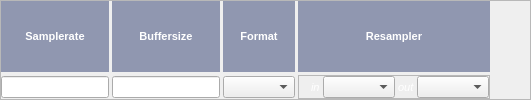
       <widget class="QFrame" name="frame_12">
        <property name="frameShape">
         <enum>QFrame::StyledPanel</enum>
        </property>
        <property name="frameShadow">
         <enum>QFrame::Raised</enum>
        </property>
        <layout class="QGridLayout" name="gridLayout_16" rowstretch="10,0" columnstretch="2,0,0,0,0">
         <property name="leftMargin">
          <number>0</number>
         </property>
         <property name="topMargin">
          <number>0</number>
         </property>
         <property name="rightMargin">
          <number>0</number>
         </property>
         <property name="bottomMargin">
          <number>0</number>
         </property>
         <property name="spacing">
          <number>3</number>
         </property>
         <item row="0" column="2">
          <widget class="QLabel" name="label_9">
           <property name="palette">
            <palette>
             <active>
              <colorrole role="WindowText">
               <brush brushstyle="SolidPattern">
                <color alpha="255">
                 <red>255</red>
                 <green>255</green>
                 <blue>255</blue>
                </color>
               </brush>
              </colorrole>
              <colorrole role="Base">
               <brush brushstyle="SolidPattern">
                <color alpha="255">
                 <red>255</red>
                 <green>255</green>
                 <blue>255</blue>
                </color>
               </brush>
              </colorrole>
              <colorrole role="Window">
               <brush brushstyle="SolidPattern">
                <color alpha="255">
                 <red>144</red>
                 <green>151</green>
                 <blue>176</blue>
                </color>
               </brush>
              </colorrole>
             </active>
             <inactive>
              <colorrole role="WindowText">
               <brush brushstyle="SolidPattern">
                <color alpha="255">
                 <red>255</red>
                 <green>255</green>
                 <blue>255</blue>
                </color>
               </brush>
              </colorrole>
              <colorrole role="Base">
               <brush brushstyle="SolidPattern">
                <color alpha="255">
                 <red>255</red>
                 <green>255</green>
                 <blue>255</blue>
                </color>
               </brush>
              </colorrole>
              <colorrole role="Window">
               <brush brushstyle="SolidPattern">
                <color alpha="255">
                 <red>144</red>
                 <green>151</green>
                 <blue>176</blue>
                </color>
               </brush>
              </colorrole>
             </inactive>
             <disabled>
              <colorrole role="WindowText">
               <brush brushstyle="SolidPattern">
                <color alpha="255">
                 <red>120</red>
                 <green>120</green>
                 <blue>120</blue>
                </color>
               </brush>
              </colorrole>
              <colorrole role="Base">
               <brush brushstyle="SolidPattern">
                <color alpha="255">
                 <red>144</red>
                 <green>151</green>
                 <blue>176</blue>
                </color>
               </brush>
              </colorrole>
              <colorrole role="Window">
               <brush brushstyle="SolidPattern">
                <color alpha="255">
                 <red>144</red>
                 <green>151</green>
                 <blue>176</blue>
                </color>
               </brush>
              </colorrole>
             </disabled>
            </palette>
           </property>
           <property name="font">
            <font>
             <pointsize>8</pointsize>
             <weight>75</weight>
             <bold>true</bold>
            </font>
           </property>
           <property name="autoFillBackground">
            <bool>true</bool>
           </property>
           <property name="text">
            <string>Format</string>
           </property>
           <property name="alignment">
            <set>Qt::AlignCenter</set>
           </property>
          </widget>
         </item>
         <item row="0" column="0">
          <widget class="QLabel" name="label_7">
           <property name="palette">
            <palette>
             <active>
              <colorrole role="WindowText">
               <brush brushstyle="SolidPattern">
                <color alpha="255">
                 <red>255</red>
                 <green>255</green>
                 <blue>255</blue>
                </color>
               </brush>
              </colorrole>
              <colorrole role="Base">
               <brush brushstyle="SolidPattern">
                <color alpha="255">
                 <red>255</red>
                 <green>255</green>
                 <blue>255</blue>
                </color>
               </brush>
              </colorrole>
              <colorrole role="Window">
               <brush brushstyle="SolidPattern">
                <color alpha="255">
                 <red>144</red>
                 <green>151</green>
                 <blue>176</blue>
                </color>
               </brush>
              </colorrole>
             </active>
             <inactive>
              <colorrole role="WindowText">
               <brush brushstyle="SolidPattern">
                <color alpha="255">
                 <red>255</red>
                 <green>255</green>
                 <blue>255</blue>
                </color>
               </brush>
              </colorrole>
              <colorrole role="Base">
               <brush brushstyle="SolidPattern">
                <color alpha="255">
                 <red>255</red>
                 <green>255</green>
                 <blue>255</blue>
                </color>
               </brush>
              </colorrole>
              <colorrole role="Window">
               <brush brushstyle="SolidPattern">
                <color alpha="255">
                 <red>144</red>
                 <green>151</green>
                 <blue>176</blue>
                </color>
               </brush>
              </colorrole>
             </inactive>
             <disabled>
              <colorrole role="WindowText">
               <brush brushstyle="SolidPattern">
                <color alpha="255">
                 <red>120</red>
                 <green>120</green>
                 <blue>120</blue>
                </color>
               </brush>
              </colorrole>
              <colorrole role="Base">
               <brush brushstyle="SolidPattern">
                <color alpha="255">
                 <red>144</red>
                 <green>151</green>
                 <blue>176</blue>
                </color>
               </brush>
              </colorrole>
              <colorrole role="Window">
               <brush brushstyle="SolidPattern">
                <color alpha="255">
                 <red>144</red>
                 <green>151</green>
                 <blue>176</blue>
                </color>
               </brush>
              </colorrole>
             </disabled>
            </palette>
           </property>
           <property name="font">
            <font>
             <pointsize>8</pointsize>
             <weight>75</weight>
             <bold>true</bold>
            </font>
           </property>
           <property name="autoFillBackground">
            <bool>true</bool>
           </property>
           <property name="text">
            <string>Samplerate</string>
           </property>
           <property name="alignment">
            <set>Qt::AlignCenter</set>
           </property>
          </widget>
         </item>
         <item row="0" column="3">
          <widget class="QLabel" name="label_23">
           <property name="palette">
            <palette>
             <active>
              <colorrole role="WindowText">
               <brush brushstyle="SolidPattern">
                <color alpha="255">
                 <red>255</red>
                 <green>255</green>
                 <blue>255</blue>
                </color>
               </brush>
              </colorrole>
              <colorrole role="Base">
               <brush brushstyle="SolidPattern">
                <color alpha="255">
                 <red>255</red>
                 <green>255</green>
                 <blue>255</blue>
                </color>
               </brush>
              </colorrole>
              <colorrole role="Window">
               <brush brushstyle="SolidPattern">
                <color alpha="255">
                 <red>144</red>
                 <green>151</green>
                 <blue>176</blue>
                </color>
               </brush>
              </colorrole>
             </active>
             <inactive>
              <colorrole role="WindowText">
               <brush brushstyle="SolidPattern">
                <color alpha="255">
                 <red>255</red>
                 <green>255</green>
                 <blue>255</blue>
                </color>
               </brush>
              </colorrole>
              <colorrole role="Base">
               <brush brushstyle="SolidPattern">
                <color alpha="255">
                 <red>255</red>
                 <green>255</green>
                 <blue>255</blue>
                </color>
               </brush>
              </colorrole>
              <colorrole role="Window">
               <brush brushstyle="SolidPattern">
                <color alpha="255">
                 <red>144</red>
                 <green>151</green>
                 <blue>176</blue>
                </color>
               </brush>
              </colorrole>
             </inactive>
             <disabled>
              <colorrole role="WindowText">
               <brush brushstyle="SolidPattern">
                <color alpha="255">
                 <red>120</red>
                 <green>120</green>
                 <blue>120</blue>
                </color>
               </brush>
              </colorrole>
              <colorrole role="Base">
               <brush brushstyle="SolidPattern">
                <color alpha="255">
                 <red>144</red>
                 <green>151</green>
                 <blue>176</blue>
                </color>
               </brush>
              </colorrole>
              <colorrole role="Window">
               <brush brushstyle="SolidPattern">
                <color alpha="255">
                 <red>144</red>
                 <green>151</green>
                 <blue>176</blue>
                </color>
               </brush>
              </colorrole>
             </disabled>
            </palette>
           </property>
           <property name="font">
            <font>
             <pointsize>8</pointsize>
             <weight>75</weight>
             <bold>true</bold>
            </font>
           </property>
           <property name="autoFillBackground">
            <bool>true</bool>
           </property>
           <property name="text">
            <string>Resampler</string>
           </property>
           <property name="alignment">
            <set>Qt::AlignCenter</set>
           </property>
          </widget>
         </item>
         <item row="1" column="0">
          <widget class="QStackedWidget" name="stackedWidget_rate_st">
           <property name="currentIndex">
            <number>1</number>
           </property>
           <widget class="QWidget" name="page">
            <layout class="QGridLayout" name="gridLayout_2">
             <property name="leftMargin">
              <number>0</number>
             </property>
             <property name="topMargin">
              <number>0</number>
             </property>
             <property name="rightMargin">
              <number>0</number>
             </property>
             <property name="bottomMargin">
              <number>0</number>
             </property>
             <item row="0" column="0">
              <widget class="QComboBox" name="comboBox_srates">
               <property name="font">
                <font>
                 <pointsize>8</pointsize>
                </font>
               </property>
              </widget>
             </item>
            </layout>
           </widget>
           <widget class="QWidget" name="page_2">
            <layout class="QGridLayout" name="gridLayout_3">
             <property name="leftMargin">
              <number>0</number>
             </property>
             <property name="topMargin">
              <number>0</number>
             </property>
             <property name="rightMargin">
              <number>0</number>
             </property>
             <property name="bottomMargin">
              <number>0</number>
             </property>
             <item row="0" column="0">
              <widget class="QLineEdit" name="lineEdit_srates">
               <property name="font">
                <font>
                 <pointsize>8</pointsize>
                </font>
               </property>
              </widget>
             </item>
            </layout>
           </widget>
          </widget>
         </item>
         <item row="0" column="1">
          <widget class="QLabel" name="label_8">
           <property name="palette">
            <palette>
             <active>
              <colorrole role="WindowText">
               <brush brushstyle="SolidPattern">
                <color alpha="255">
                 <red>255</red>
                 <green>255</green>
                 <blue>255</blue>
                </color>
               </brush>
              </colorrole>
              <colorrole role="Base">
               <brush brushstyle="SolidPattern">
                <color alpha="255">
                 <red>255</red>
                 <green>255</green>
                 <blue>255</blue>
                </color>
               </brush>
              </colorrole>
              <colorrole role="Window">
               <brush brushstyle="SolidPattern">
                <color alpha="255">
                 <red>144</red>
                 <green>151</green>
                 <blue>176</blue>
                </color>
               </brush>
              </colorrole>
             </active>
             <inactive>
              <colorrole role="WindowText">
               <brush brushstyle="SolidPattern">
                <color alpha="255">
                 <red>255</red>
                 <green>255</green>
                 <blue>255</blue>
                </color>
               </brush>
              </colorrole>
              <colorrole role="Base">
               <brush brushstyle="SolidPattern">
                <color alpha="255">
                 <red>255</red>
                 <green>255</green>
                 <blue>255</blue>
                </color>
               </brush>
              </colorrole>
              <colorrole role="Window">
               <brush brushstyle="SolidPattern">
                <color alpha="255">
                 <red>144</red>
                 <green>151</green>
                 <blue>176</blue>
                </color>
               </brush>
              </colorrole>
             </inactive>
             <disabled>
              <colorrole role="WindowText">
               <brush brushstyle="SolidPattern">
                <color alpha="255">
                 <red>120</red>
                 <green>120</green>
                 <blue>120</blue>
                </color>
               </brush>
              </colorrole>
              <colorrole role="Base">
               <brush brushstyle="SolidPattern">
                <color alpha="255">
                 <red>144</red>
                 <green>151</green>
                 <blue>176</blue>
                </color>
               </brush>
              </colorrole>
              <colorrole role="Window">
               <brush brushstyle="SolidPattern">
                <color alpha="255">
                 <red>144</red>
                 <green>151</green>
                 <blue>176</blue>
                </color>
               </brush>
              </colorrole>
             </disabled>
            </palette>
           </property>
           <property name="font">
            <font>
             <pointsize>8</pointsize>
             <weight>75</weight>
             <bold>true</bold>
            </font>
           </property>
           <property name="autoFillBackground">
            <bool>true</bool>
           </property>
           <property name="text">
            <string>Buffersize</string>
           </property>
           <property name="alignment">
            <set>Qt::AlignCenter</set>
           </property>
          </widget>
         </item>
         <item row="1" column="3">
          <widget class="QFrame" name="frame_7">
           <property name="minimumSize">
            <size>
             <width>0</width>
             <height>0</height>
            </size>
           </property>
           <property name="frameShape">
            <enum>QFrame::StyledPanel</enum>
           </property>
           <property name="frameShadow">
            <enum>QFrame::Raised</enum>
           </property>
           <layout class="QHBoxLayout" name="horizontalLayout_8" stretch="1,10,1,10">
            <property name="spacing">
             <number>0</number>
            </property>
            <property name="leftMargin">
             <number>9</number>
            </property>
            <property name="topMargin">
             <number>0</number>
            </property>
            <property name="rightMargin">
             <number>0</number>
            </property>
            <property name="bottomMargin">
             <number>0</number>
            </property>
            <item>
             <widget class="QLabel" name="label_25">
              <property name="palette">
               <palette>
                <active>
                 <colorrole role="WindowText">
                  <brush brushstyle="SolidPattern">
                   <color alpha="255">
                    <red>255</red>
                    <green>255</green>
                    <blue>255</blue>
                   </color>
                  </brush>
                 </colorrole>
                </active>
                <inactive>
                 <colorrole role="WindowText">
                  <brush brushstyle="SolidPattern">
                   <color alpha="255">
                    <red>255</red>
                    <green>255</green>
                    <blue>255</blue>
                   </color>
                  </brush>
                 </colorrole>
                </inactive>
                <disabled>
                 <colorrole role="WindowText">
                  <brush brushstyle="SolidPattern">
                   <color alpha="255">
                    <red>120</red>
                    <green>120</green>
                    <blue>120</blue>
                   </color>
                  </brush>
                 </colorrole>
                </disabled>
               </palette>
              </property>
              <property name="font">
               <font>
                <pointsize>8</pointsize>
                <italic>true</italic>
               </font>
              </property>
              <property name="text">
               <string> in </string>
              </property>
             </widget>
            </item>
            <item>
             <widget class="QComboBox" name="comboBox_resampler_in">
              <property name="minimumSize">
               <size>
                <width>50</width>
                <height>0</height>
               </size>
              </property>
              <property name="font">
               <font>
                <pointsize>8</pointsize>
               </font>
              </property>
             </widget>
            </item>
            <item>
             <widget class="QLabel" name="label_26">
              <property name="palette">
               <palette>
                <active>
                 <colorrole role="WindowText">
                  <brush brushstyle="SolidPattern">
                   <color alpha="255">
                    <red>255</red>
                    <green>255</green>
                    <blue>255</blue>
                   </color>
                  </brush>
                 </colorrole>
                </active>
                <inactive>
                 <colorrole role="WindowText">
                  <brush brushstyle="SolidPattern">
                   <color alpha="255">
                    <red>255</red>
                    <green>255</green>
                    <blue>255</blue>
                   </color>
                  </brush>
                 </colorrole>
                </inactive>
                <disabled>
                 <colorrole role="WindowText">
                  <brush brushstyle="SolidPattern">
                   <color alpha="255">
                    <red>120</red>
                    <green>120</green>
                    <blue>120</blue>
                   </color>
                  </brush>
                 </colorrole>
                </disabled>
               </palette>
              </property>
              <property name="font">
               <font>
                <pointsize>8</pointsize>
                <italic>true</italic>
               </font>
              </property>
              <property name="text">
               <string> out </string>
              </property>
             </widget>
            </item>
            <item>
             <widget class="QComboBox" name="comboBox_resampler_out">
              <property name="minimumSize">
               <size>
                <width>50</width>
                <height>0</height>
               </size>
              </property>
              <property name="font">
               <font>
                <pointsize>8</pointsize>
               </font>
              </property>
             </widget>
            </item>
           </layout>
           <zorder>comboBox_resampler_out</zorder>
           <zorder>label_26</zorder>
           <zorder>comboBox_resampler_in</zorder>
           <zorder>label_25</zorder>
          </widget>
         </item>
         <item row="1" column="2">
          <widget class="QComboBox" name="comboBox_formathw">
           <property name="font">
            <font>
             <pointsize>8</pointsize>
            </font>
           </property>
          </widget>
         </item>
         <item row="1" column="1">
          <widget class="QStackedWidget" name="stackedWidget_bsize_st">
           <property name="currentIndex">
            <number>1</number>
           </property>
           <widget class="QWidget" name="page_3">
            <layout class="QGridLayout" name="gridLayout_4">
             <property name="leftMargin">
              <number>9</number>
             </property>
             <property name="topMargin">
              <number>0</number>
             </property>
             <property name="rightMargin">
              <number>0</number>
             </property>
             <property name="bottomMargin">
              <number>0</number>
             </property>
             <item row="0" column="0">
              <widget class="QComboBox" name="comboBox_bsizes">
               <property name="font">
                <font>
                 <pointsize>8</pointsize>
                </font>
               </property>
              </widget>
             </item>
            </layout>
           </widget>
           <widget class="QWidget" name="page_4">
            <layout class="QGridLayout" name="gridLayout_12">
             <property name="leftMargin">
              <number>0</number>
             </property>
             <property name="topMargin">
              <number>0</number>
             </property>
             <property name="rightMargin">
              <number>0</number>
             </property>
             <property name="bottomMargin">
              <number>0</number>
             </property>
             <item row="0" column="0">
              <widget class="QLineEdit" name="lineEdit_bsize">
               <property name="font">
                <font>
                 <pointsize>8</pointsize>
                </font>
               </property>
              </widget>
             </item>
            </layout>
           </widget>
          </widget>
         </item>
         <item row="0" column="4">
          <spacer name="horizontalSpacer_4">
           <property name="orientation">
            <enum>Qt::Horizontal</enum>
           </property>
           <property name="sizeHint" stdset="0">
            <size>
             <width>40</width>
             <height>20</height>
            </size>
           </property>
          </spacer>
         </item>
        </layout>
       </widget>
